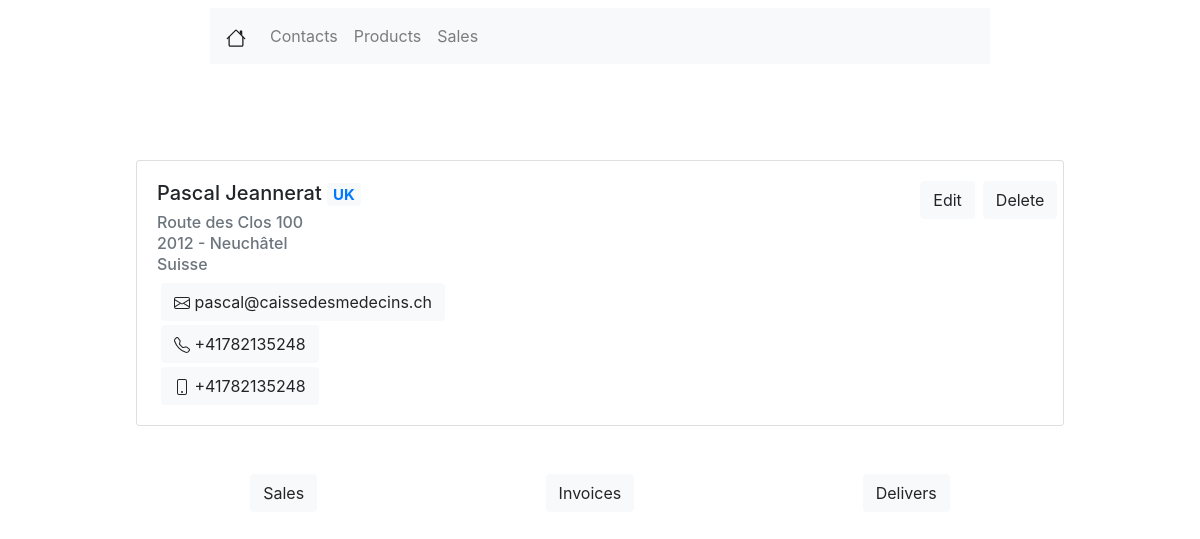
The app's page /contacts/4/, older data.
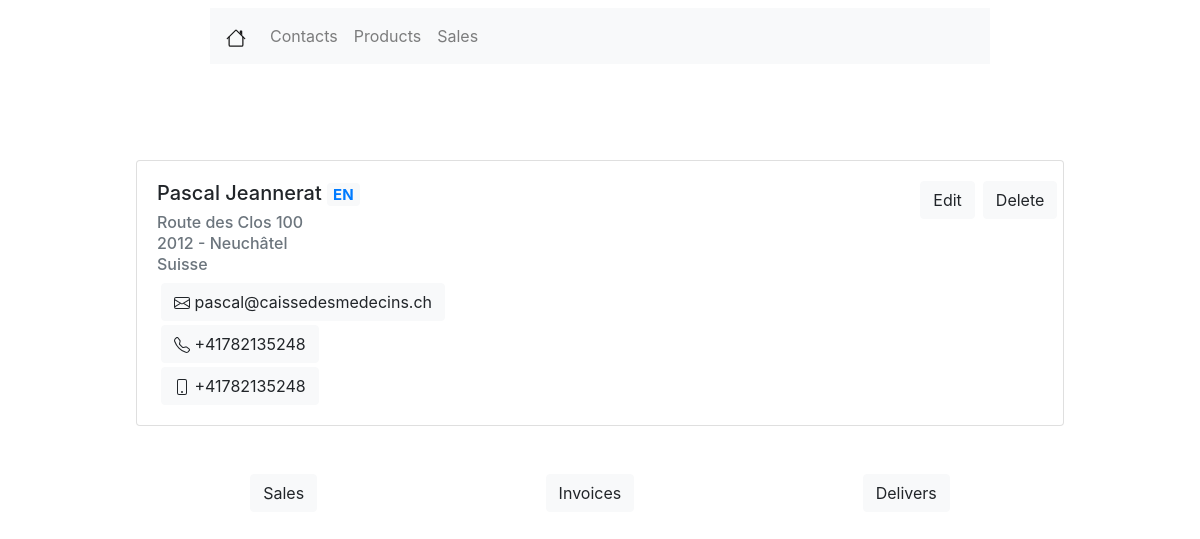
The same page, newer data.
### contacts/models.py (models this page shows, shortened)
class Contact(models.Model):
    COUNTRY_CHOICES = (
        ('US', 'United States'),
        ('FR', 'France'),
        ('CH', 'Suisse'),
        ('RU', 'Russia'),
        ('IT', 'Italy'),
    )
    TITLE_CHOICES = (
        ('M.', 'Monsieur'),
        ('Mme', 'Madame'),
        ('Melle', 'Mademoiselle'),
        ('NA', 'Sans avis'),
    )
    LANG_CHOICES = (
        ('EN', 'Anglais'),
        ('FR', 'Francais'),
        ('CH', 'Suisse'),
        ('RU', 'Russe'),
        ('IT', 'Italien'),
    )
    is_active = models.BooleanField(verbose_name="active", default=True)
    title = models.CharField(verbose_name="titre", max_length=50, null=False, choices=TITLE_CHOICES, default='Mme')
    lang = models.CharField(verbose_name="Langue", max_length=80, null=False, choices=LANG_CHOICES, default='US')
    name = models.CharField(verbose_name='Prénom', max_length=200, null=True)
    lastname = models.CharField(verbose_name='Nom de famille', max_length=200, null=True)
    age = models.IntegerField(verbose_name='Age', null=True)
    street = models.CharField(verbose_name="Adresse", max_length=100, null=True)
    region_zip = models.IntegerField(verbose_name="Code postale", null=True)
    city = models.CharField(verbose_name="Ville", max_length=200, null=True)
    country = models.CharField(verbose_name="Pays", max_length=100, null=False, choices=COUNTRY_CHOICES, default='CH')
    phone = PhoneNumberField(null=True)
    mobile = PhoneNumberField(null=True)
    email = models.EmailField(verbose_name="E-mail", max_length=254, null=True)
    state = models.CharField(verbose_name="Etat", max_length=20, null=True)

### contacts/views.py (the view)
# urls.py: path('<int:pk>/', views.DetailView.as_view(), name='contact_detail'),
class DetailView(generic.DetailView):
    template_name = 'contacts/contacts_other_infos.html'
    model = Contact
    def get_context_data(self, **kwargs):
        context = super().get_context_data(**kwargs)
        context['next'] = next_in_order(self.object)
        context['previous'] = prev_in_order(self.object)
        return context

### contacts/templates/contacts/contacts_other_infos.html (shortened to what this page needs)
{% extends 'contacts/contacts_formview.html' %}
{% block other_infos %}
    <div class="row mx-auto mt-5 justify-content-around" style="width: 58rem;">
        <button class="btn btn-light" type="button" data-toggle="collapse" data-target="#sales" aria-expanded="false" aria-controls="collapseExample">
        Sales
        </button>
        <button class="btn btn-light" type="button" data-toggle="collapse" data-target="#invoices" aria-expanded="false" aria-controls="collapseExample">
        Invoices
        </button>
        <button class="btn btn-light" type="button" data-toggle="collapse" data-target="#delivers" aria-expanded="false" aria-controls="collapseExample">
        Delivers
        </button>
    </div>
{% endblock %}

### contacts/templates/contacts/contacts_formview.html (shortened to what this page needs)
{% extends 'viewlist/viewlist.html' %}
{% block viewlist %}
    <div class="row mx-auto mt-5 justify-content-center">
        <div class="card" style="width: 58rem;">
            <div class="card-body">
                <div class="row">
                    <div class="col-md-10">
                        <h5 class="card-title">{{ contact.name }} {{ contact.lastname }} <span
                                class="badge bg-light text-primary">{{ contact.lang }}</span></h5>
                    </div>
                    <div class="col-md-2" style="display: inherit">
                        <a class="btn btn-light mr-2" href="{% url 'edit_contact' contact.id %}" role="button">Edit</a>
                        <form action="{% url 'delete_contact' contact.id %}" method="post">
                            <button class="btn btn-light mr-2">Delete</button>
                        </form>
                    </div>
                </div>
                <h6 class="card-subtitle mb-2 text-muted ">{{ contact.street }}</h6>
                <h6 class="card-subtitle mb-2 text-muted">{{ contact.region_zip }} - {{ contact.city }}</h6>
                <h6 class="card-subtitle mb-2 text-muted">{{ contact.get_country_display }}</h6>
                <div class="row ml-1 mb-1">
                    <a class="btn btn-light btn-xlg" href="mailto:{{ contact.email }}">
                        <span class="glyphicon glyphicon-earphone">{{ contact.email }}</span>
                    </a>
                </div>
                {% if contact.phone %}
                    <div class="row ml-1 mb-1">
                        <a class="btn btn-light btn-xlg" href="tel:{{ contact.phone }}">
                            <span class="glyphicon glyphicon-earphone">{{ contact.phone }}</span>
                        </a>
                    </div>
                {% endif %}
                {% if contact.mobile %}
                    <div class="row ml-1 mt-1">
                        <a class="btn btn-light btn-xlg" href="tel:{{ contact.mobile }}">
                            <span class="glyphicon glyphicon-earphone">{{ contact.mobile }}</span>
                        </a>
                    </div>
                {% endif %}
            </div>
        </div>
    </div>
    {% block other_infos %}
    {% endblock %}
{% endblock %}

Row changes from the older to the newer data that the page shows:
changed Contact "Pascal": lang "UK" → "EN"
